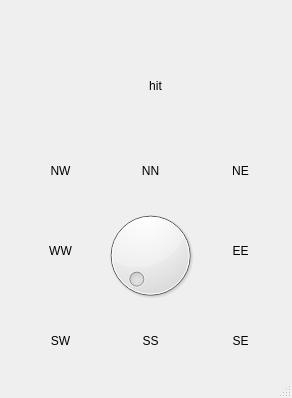
<?xml version="1.0" encoding="UTF-8"?>
<ui version="4.0">
 <class>MainWindow</class>
 <widget class="QMainWindow" name="MainWindow">
  <property name="geometry">
   <rect>
    <x>0</x>
    <y>0</y>
    <width>292</width>
    <height>398</height>
   </rect>
  </property>
  <property name="windowTitle">
   <string>MainWindow</string>
  </property>
  <property name="documentMode">
   <bool>true</bool>
  </property>
  <widget class="QWidget" name="centralwidget">
   <widget class="QDial" name="dial">
    <property name="geometry">
     <rect>
      <x>100</x>
      <y>200</y>
      <width>101</width>
      <height>111</height>
     </rect>
    </property>
    <property name="styleSheet">
     <string notr="true">border:none;</string>
    </property>
   </widget>
   <widget class="QToolButton" name="toolButton_WW">
    <property name="geometry">
     <rect>
      <x>30</x>
      <y>220</y>
      <width>61</width>
      <height>61</height>
     </rect>
    </property>
    <property name="styleSheet">
     <string notr="true">border:none;</string>
    </property>
    <property name="text">
     <string>WW</string>
    </property>
    <property name="icon">
     <iconset>
      <normaloff>WW.png</normaloff>WW.png</iconset>
    </property>
    <property name="iconSize">
     <size>
      <width>60</width>
      <height>60</height>
     </size>
    </property>
   </widget>
   <widget class="QToolButton" name="toolButton_NN">
    <property name="geometry">
     <rect>
      <x>120</x>
      <y>140</y>
      <width>61</width>
      <height>61</height>
     </rect>
    </property>
    <property name="styleSheet">
     <string notr="true">border:none;</string>
    </property>
    <property name="text">
     <string>NN</string>
    </property>
    <property name="icon">
     <iconset>
      <normaloff>NN.png</normaloff>NN.png</iconset>
    </property>
    <property name="iconSize">
     <size>
      <width>60</width>
      <height>60</height>
     </size>
    </property>
   </widget>
   <widget class="QToolButton" name="toolButton_EE">
    <property name="geometry">
     <rect>
      <x>210</x>
      <y>220</y>
      <width>61</width>
      <height>61</height>
     </rect>
    </property>
    <property name="styleSheet">
     <string notr="true">border:none;</string>
    </property>
    <property name="text">
     <string>EE</string>
    </property>
    <property name="icon">
     <iconset>
      <normaloff>EE.png</normaloff>EE.png</iconset>
    </property>
    <property name="iconSize">
     <size>
      <width>60</width>
      <height>60</height>
     </size>
    </property>
   </widget>
   <widget class="QToolButton" name="toolButton_SS">
    <property name="geometry">
     <rect>
      <x>120</x>
      <y>310</y>
      <width>61</width>
      <height>61</height>
     </rect>
    </property>
    <property name="styleSheet">
     <string notr="true">border:none;</string>
    </property>
    <property name="text">
     <string>SS</string>
    </property>
    <property name="icon">
     <iconset>
      <normaloff>SS.png</normaloff>SS.png</iconset>
    </property>
    <property name="iconSize">
     <size>
      <width>60</width>
      <height>60</height>
     </size>
    </property>
   </widget>
   <widget class="QToolButton" name="toolButton_NW">
    <property name="geometry">
     <rect>
      <x>30</x>
      <y>140</y>
      <width>61</width>
      <height>61</height>
     </rect>
    </property>
    <property name="styleSheet">
     <string notr="true">border:none;</string>
    </property>
    <property name="text">
     <string>NW</string>
    </property>
    <property name="icon">
     <iconset>
      <normaloff>NW.png</normaloff>NW.png</iconset>
    </property>
    <property name="iconSize">
     <size>
      <width>60</width>
      <height>60</height>
     </size>
    </property>
    <property name="autoRaise">
     <bool>false</bool>
    </property>
   </widget>
   <widget class="QToolButton" name="toolButton_NE">
    <property name="geometry">
     <rect>
      <x>210</x>
      <y>140</y>
      <width>61</width>
      <height>61</height>
     </rect>
    </property>
    <property name="styleSheet">
     <string notr="true">border:none;</string>
    </property>
    <property name="text">
     <string>NE</string>
    </property>
    <property name="icon">
     <iconset>
      <normaloff>NE.png</normaloff>NE.png</iconset>
    </property>
    <property name="iconSize">
     <size>
      <width>60</width>
      <height>60</height>
     </size>
    </property>
   </widget>
   <widget class="QToolButton" name="toolButton_SW">
    <property name="geometry">
     <rect>
      <x>30</x>
      <y>310</y>
      <width>61</width>
      <height>61</height>
     </rect>
    </property>
    <property name="styleSheet">
     <string notr="true">border:none;</string>
    </property>
    <property name="text">
     <string>SW</string>
    </property>
    <property name="icon">
     <iconset>
      <normaloff>SW.png</normaloff>SW.png</iconset>
    </property>
    <property name="iconSize">
     <size>
      <width>60</width>
      <height>60</height>
     </size>
    </property>
   </widget>
   <widget class="QToolButton" name="toolButton_SE">
    <property name="geometry">
     <rect>
      <x>210</x>
      <y>310</y>
      <width>61</width>
      <height>61</height>
     </rect>
    </property>
    <property name="styleSheet">
     <string notr="true">border:none;</string>
    </property>
    <property name="text">
     <string>SE</string>
    </property>
    <property name="icon">
     <iconset>
      <normaloff>SE.png</normaloff>SE.png</iconset>
    </property>
    <property name="iconSize">
     <size>
      <width>60</width>
      <height>60</height>
     </size>
    </property>
   </widget>
   <widget class="QToolButton" name="toolButton_hit">
    <property name="geometry">
     <rect>
      <x>110</x>
      <y>40</y>
      <width>91</width>
      <height>91</height>
     </rect>
    </property>
    <property name="styleSheet">
     <string notr="true">border:none;</string>
    </property>
    <property name="text">
     <string>hit</string>
    </property>
    <property name="icon">
     <iconset>
      <normaloff>racket.jpg</normaloff>racket.jpg</iconset>
    </property>
    <property name="iconSize">
     <size>
      <width>100</width>
      <height>300</height>
     </size>
    </property>
   </widget>
  </widget>
  <widget class="QStatusBar" name="statusbar"/>
 </widget>
 <resources/>
 <connections/>
</ui>
